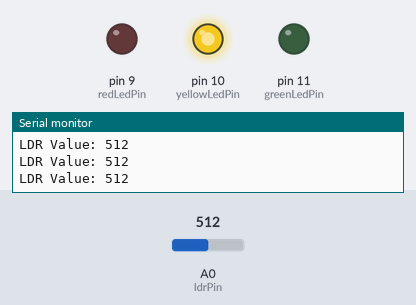
The sketch below on a simulated Arduino Uno, built with avr-gcc and run on an emulated ATmega328P. Parts: output pins drawn as LEDs (lit = HIGH), the last lines printed to the serial monitor. The inputs (shaded band) are chosen by the test bench; at power-on: A0 (ldrPin) = 512.

Above: at 1.2 s.
1.3 s: A0 (ldrPin) set to 107
At 1.6 s:
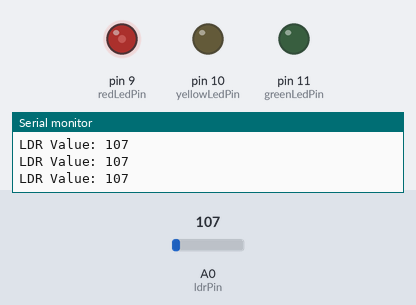
2.8 s: A0 (ldrPin) set to 93
At 3.8 s:
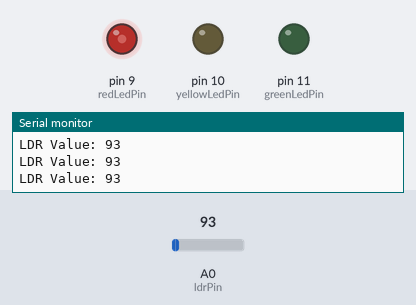
5.8 s: A0 (ldrPin) set to 11
At 7.0 s:
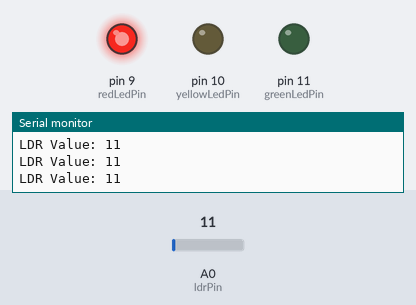
7.3 s: A0 (ldrPin) set to 8
At 8.7 s:
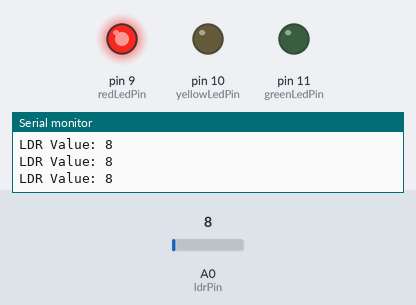
10.3 s: A0 (ldrPin) set to 122
At 11.0 s:
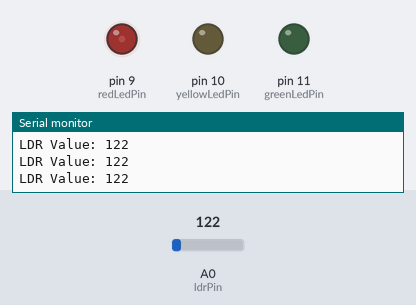
11.8 s: A0 (ldrPin) set to 160
At 12.1 s:
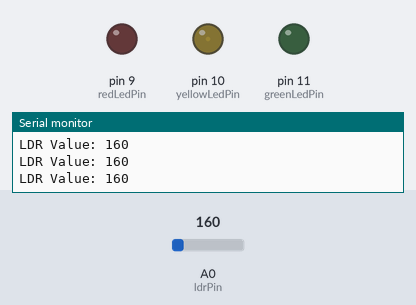
Timing chart, 0 to 14.3 s (numbered marks = the images above; inputs shaded):
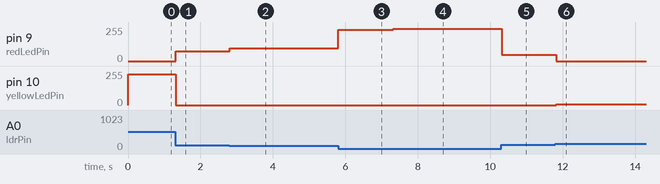

The sketch:

R_Y_G_dim_and_change_color.ino
```cpp
// --- PIN DEFINITIONS ---
// NOTE: LEDs have been moved to PWM pins (marked with ~ on the Arduino)
const int ldrPin = A0;
const int redLedPin = 9;    // PWM pin for "pitch black"
const int yellowLedPin = 10; // PWM pin for "ambient"
const int greenLedPin = 11;  // PWM pin for "super bright"

// --- CALIBRATION THRESHOLDS ---
// You MUST change these values to match your room's lighting!
// More light = lower LDR value.
const int brightThreshold = 150; // Below this value, it's "super bright"
const int darkThreshold = 550;   // Above this value, it's "pitch black"

void setup() {
  // Set all LED pins as outputs
  pinMode(redLedPin, OUTPUT);
  pinMode(yellowLedPin, OUTPUT);
  pinMode(greenLedPin, OUTPUT);

  // Start serial communication to help you find your threshold values
  Serial.begin(9600);
}

void loop() {
  // Read the value from the LDR sensor
  int ldrValue = analogRead(ldrPin);

  // Print the current light value to help you calibrate
  Serial.print("LDR Value: ");
  Serial.println(ldrValue);

  // Logic to turn on the correct LED with variable brightness
  if (ldrValue < brightThreshold) { // Super bright conditions
    // The GREEN LED gets brighter as the light increases (ldrValue drops)
    int brightness = map(ldrValue, brightThreshold, 0, 0, 255);
    analogWrite(redLedPin, brightness);
    analogWrite(yellowLedPin, 0); // Turn other LEDs off
    analogWrite(greenLedPin, 0);
  }
  else if (ldrValue > darkThreshold) { // Pitch black conditions
    // The RED LED gets brighter as it gets darker (ldrValue increases)
    int brightness = map(ldrValue, darkThreshold, 1023, 0, 255);
    analogWrite(greenLedPin, brightness);
    analogWrite(redLedPin, 0); // Turn other LEDs off
    analogWrite(yellowLedPin, 0);
  }
  else { // Ambient light (in between bright and dark)
    // The YELLOW LED fades in and out within the ambient range
    int brightness = map(ldrValue, brightThreshold, darkThreshold, 0, 255);
    analogWrite(yellowLedPin, brightness);
    analogWrite(greenLedPin, 0); // Turn other LEDs off
    analogWrite(redLedPin, 0);
  }

  delay(10); // A smaller delay for smoother transitions
}
```

Measured:
- after the input at 1.3 s, pin 9 (redLedPin): 0/255 → 73/255 at once; pin 10 (yellowLedPin): 230/255 → 0/255 at once
- after the input at 2.8 s, pin 9 (redLedPin): 73/255 → 96/255 at once
- after the input at 5.8 s, pin 9 (redLedPin): 96/255 → 236/255 at once
- after the input at 7.3 s, pin 9 (redLedPin): 236/255 → 241/255 at once
- after the input at 10.3 s, pin 9 (redLedPin): 241/255 → 47/255 at once
- after the input at 11.8 s, pin 9 (redLedPin): 47/255 → 0/255 at once; pin 10 (yellowLedPin): 0/255 → 6/255 at once
